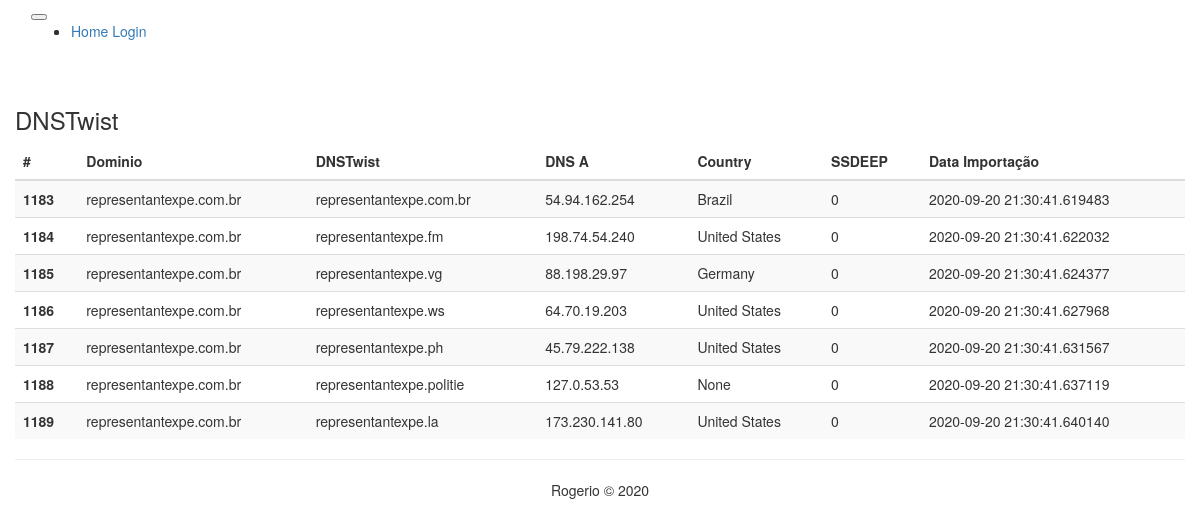
/dnstwist?domain=representantexpe.com.br, run on the app's committed database.
### sites/models.py (models this page shows)
class DNSTwist(db.Model):
    id = db.Column(db.Integer, primary_key=True)
    domain = db.Column(db.String(255), nullable=False)
    domain_name = db.Column(db.String(255), unique=True, nullable=False)
    dns_a = db.Column(db.String(255), nullable=True)
    dns_aaaa = db.Column(db.String(255), nullable=True)
    fuzzer = db.Column(db.String(255), nullable=True)
    geoip_country = db.Column(db.String(255), nullable=True)
    ssdeep_score = db.Column(db.String(255), nullable=True)
    dns_ns = db.Column(db.String(255), nullable=True)
    dns_mx = db.Column(db.String(255), nullable=True)
    whois_created = db.Column(db.String(255), nullable=True)
    created_date = db.Column(db.DateTime, default=datetime.datetime.now)

### sites/views.py (the view)
@app.route("/dnstwist")
def dnstwist():
    domain = request.args.get("domain")
    app.logger.info("Domain: {}".format(domain))
    if domain:
        dnstwist = DNSTwist.query.filter_by(domain=domain).all()
    else:
        dnstwist = DNSTwist.query.all()
    app.logger.info("DNSTwist")
    return render_template("dnstwist.html", dnstwist=dnstwist)

### sites/views.py (called while the page is built)
@app.before_request
def login_handle():
    g.logged_in = bool(session.get('logged_in'))

### sites/templates/dnstwist.html (shortened to what this page needs)
{% extends "layout.html" %}
{% block content %}
<div class="box">
<h3 class="display-5">DNSTwist</h3>
<table class="table table-striped table-hover table-sm table-responsive-lg">
    <thead>
      <tr class="d-flex">
        <th scope="col">#</th>
        <th scope="col" class="col-2">Dominio</th>
        <th scope="col" class="col-2">DNSTwist</th>
        <th scope="col" class="col-3">DNS A</th>
        <th scope="col" class="col-1">Country</th>
        <th scope="col">SSDEEP</th>
        <th scope="col" class="col-2">Data Importação</th>
      </tr>
    </thead>
    <tbody>
        {% for d in dnstwist%}
        {% set ssdeep = d.ssdeep_score | int if d.ssdeep_score else 0 %}
        {%if d.domain == d.domain_name%}
        <tr class="d-flex table-success">
        {%elif ssdeep > 0 %}
        <tr class="d-flex table-warning">
        {%else%}
        <tr class="d-flex">
        {%endif%}
            <th scope="row">{{d.id}}</th>
            <td class="col-2">{{d.domain}}</td>
            <td class="col-2">{{d.domain_name}}</td>
            <td class="col-3">{{d.dns_a}}</td>
            <td class="col-1">{{d.geoip_country}}</td>
            <td>{{ssdeep}}</td>
            <td class="col-2">{{d.created_date}}</td>
        </tr>
        {%endfor%}
    </tbody>
</table>
{% include "footer.html" %}
{% endblock %}

### sites/templates/layout.html (shortened to what this page needs)
{% extends "bootstrap/base.html" %}
{% block styles %}
{{super()}}
<link rel="stylesheet"
      href="{{url_for('.static', filename='sites-styles.css')}}">
{% endblock %}
{% block navbar %}
<nav class="navbar navbar-expand-lg navbar-light bg-light">
    <a class="navbar-brand" href="#">
    </a>
    <button class="navbar-toggler" type="button" data-toggle="collapse" data-target="#navbarNav" aria-controls="navbarNav" aria-expanded="false" aria-label="Toggle navigation">
    </button>
    <div class="collapse navbar-collapse" id="navbarNav">
      <ul class="navbar-nav">
          <a class="nav-link" href="{{ url_for('home') }}">Home{%if request.url_rule.rule == "/"%}<span class="sr-only">(current)</span>{% endif %}</a>
    {% if not g.logged_in %}
            <a class="nav-link" href="{{ url_for('login') }}">Login{%if request.url_rule.rule == "/login/"%}<span class="sr-only">(current)</span>{% endif %}</a>
    {% endif %}
      </ul>
    </div>
  </nav>
{% endblock %}

### sites/templates/footer.html
<hr/>
<div class="blabla">
    <p>Rogerio &copy; 2020</p>
</div>

### sites/static/sites-styles.css (style rules this page uses)
.box { padding: 1.5rem; margin-right: 0; margin-left: 0; border-width: 1cm; border-color: black; }
.blabla { text-align: center; }

### data on the page
DNSTwist: id "1183", domain "representantexpe.com.br", domain_name "representantexpe.com.br", dns_a "54.94.162.254", geoip_country "Brazil", ssdeep "0", created_date "2020-09-20 21:30:41.619483"
DNSTwist: id "1184", domain "representantexpe.com.br", domain_name "representantexpe.fm", dns_a "198.74.54.240", geoip_country "United States", ssdeep "0", created_date "2020-09-20 21:30:41.622032"
DNSTwist: id "1185", domain "representantexpe.com.br", domain_name "representantexpe.vg", dns_a "88.198.29.97", geoip_country "Germany", ssdeep_score "0", created_date "2020-09-20 21:30:41.624377"
DNSTwist: id "1186", domain "representantexpe.com.br", domain_name "representantexpe.ws", dns_a "64.70.19.203", geoip_country "United States", ssdeep_score "0", created_date "2020-09-20 21:30:41.627968"
DNSTwist: id "1187", domain "representantexpe.com.br", domain_name "representantexpe.ph", dns_a "45.79.222.138", geoip_country "United States", ssdeep "0", created_date "2020-09-20 21:30:41.631567"
DNSTwist: id "1188", domain "representantexpe.com.br", domain_name "representantexpe.politie", dns_a "127.0.53.53", geoip_country "None", ssdeep "0", created_date "2020-09-20 21:30:41.637119"
DNSTwist: id "1189", domain "representantexpe.com.br", domain_name "representantexpe.la", dns_a "173.230.141.80", geoip_country "United States", ssdeep "0", created_date "2020-09-20 21:30:41.640140"
